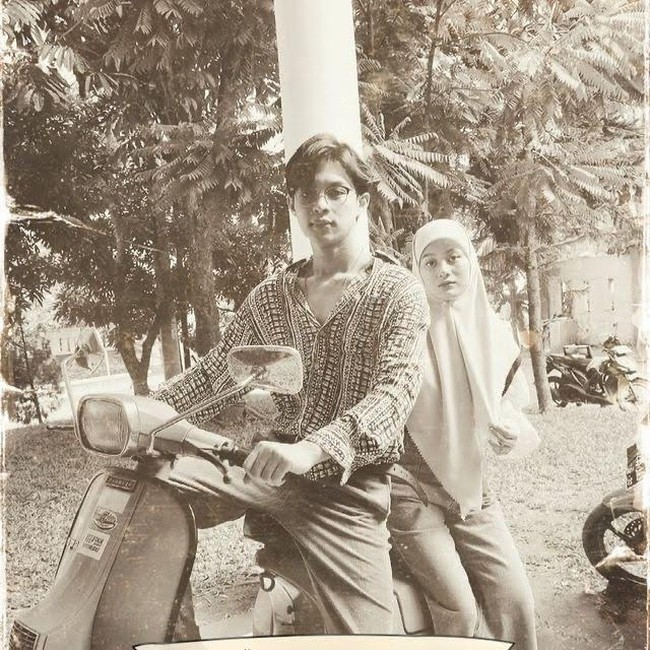
#> input picture Tugas-Citra-Digital/citra.jpg, 650 x 650 px
$ python adjustment.py
#> lines starting #> are read from the running program, lines starting #| are printed output that depends on the picture
import cv2              # Mengimpor library OpenCV untuk manipulasi gambar
import numpy as np      # Mengimpor NumPy untuk membuat array dan operasi matematika

# =========================
# 1. Load Gambar
# =========================
img = cv2.imread("citra.jpg")        # Membaca gambar bernama "citra.jpg" dari folder proyek
#> img is the input picture: shape (650, 650, 3); mean B, G, R 138.9, 155.1, 167.6

# =========================
# 2. Color Correction (CLAHE)
# =========================
lab = cv2.cvtColor(img, cv2.COLOR_BGR2LAB)   # Mengubah format warna gambar dari BGR ke LAB
#> lab: shape (650, 650, 3); mean of channels 0, 1, 2 163.4, 130, 138.4
l, a, b = cv2.split(lab)                     # Memecah gambar LAB menjadi channel L, A, dan B
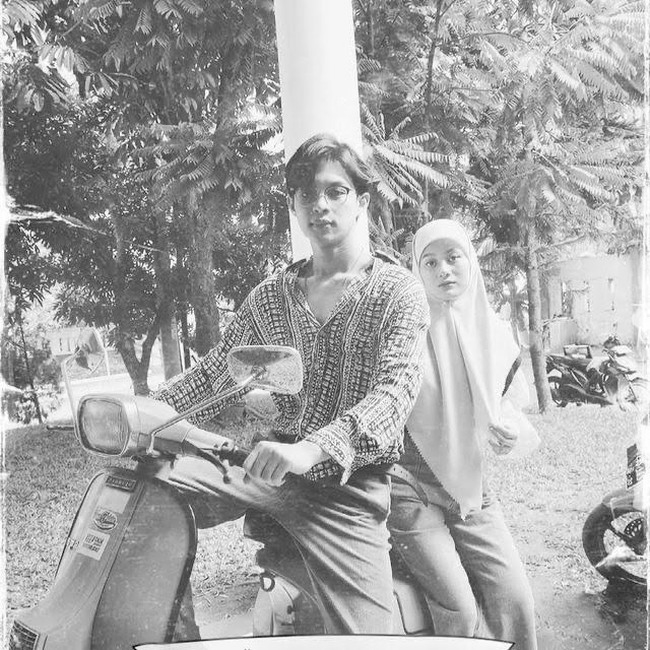
#> l: shape (650, 650); min 3, max 255, mean 163.4
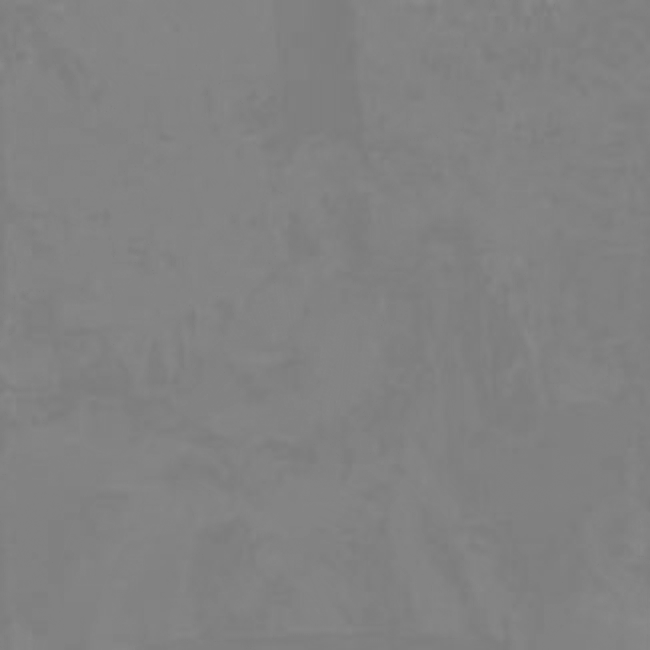
#> a: shape (650, 650); min 123, max 139, mean 130

clahe = cv2.createCLAHE(clipLimit=3.0, tileGridSize=(8,8))   # Membuat objek CLAHE untuk meningkatkan kontras
cl = clahe.apply(l)                                           # Menerapkan CLAHE hanya pada channel L (lightness)
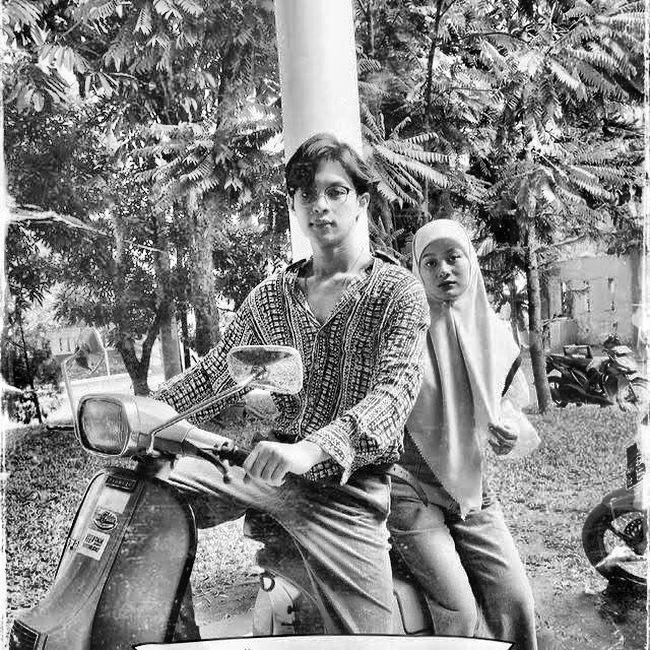
#> cl: shape (650, 650); min 0, max 255, mean 133.2

lab_clahe = cv2.merge((cl, a, b))              # Menggabungkan kembali channel L, A, dan B yang sudah dikoreksi
#> lab_clahe: shape (650, 650, 3); mean of channels 0, 1, 2 133.2, 130, 138.4
corrected_img = cv2.cvtColor(lab_clahe, cv2.COLOR_LAB2BGR)   # Mengubah gambar kembali ke format BGR
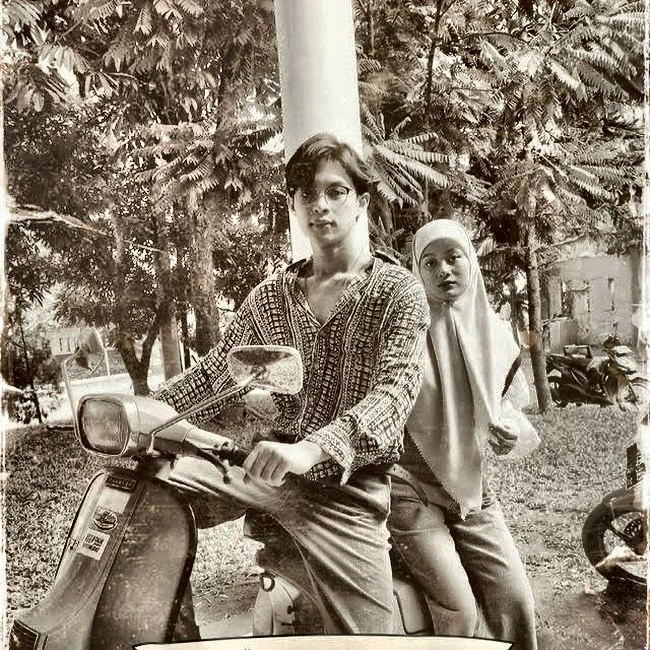
#> corrected_img: shape (650, 650, 3); mean B, G, R 110.6, 126.3, 137.9

# =========================
# 3. Sharpening (Kernel)
# =========================
kernel = np.array([[0, -1, 0],       # Kernel/sharpening filter
                   [-1, 5, -1],      # Nilai positif di tengah untuk mempertajam tepi gambar
                   [0, -1, 0]])
sharpened = cv2.filter2D(corrected_img, -1, kernel)   # Menerapkan filter sharpening ke gambar
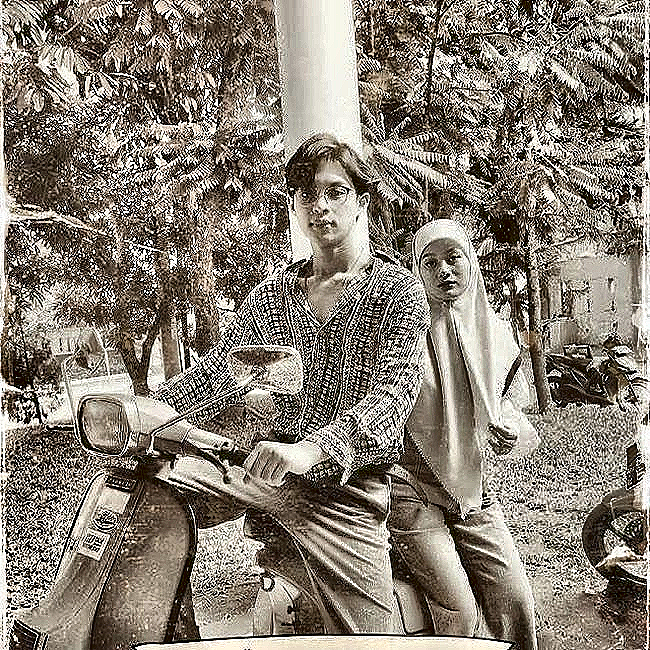
#> sharpened: shape (650, 650, 3); mean B, G, R 116, 126.9, 134.9

# =========================
# 4. Brightness Adjustment
# =========================
brightness = cv2.convertScaleAbs(sharpened, alpha=1.2, beta=20)
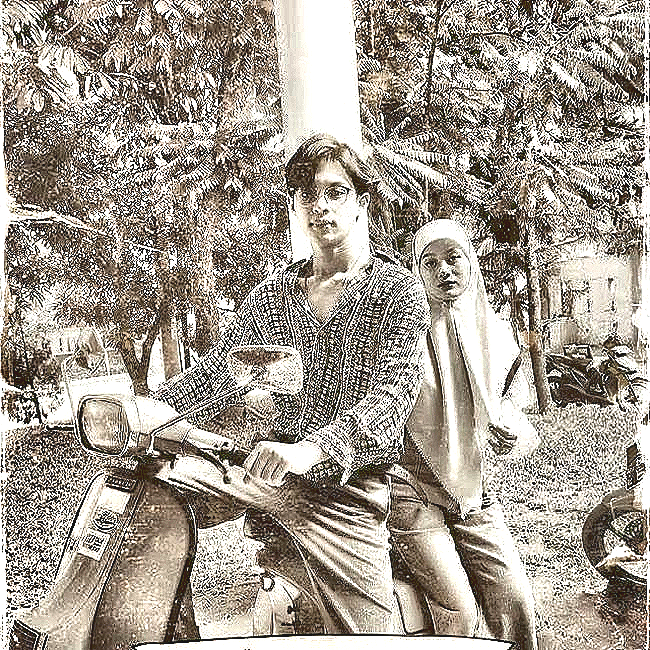
#> brightness: shape (650, 650, 3); mean B, G, R 145.7, 155.9, 163.7
# alpha = meningkatkan kontras (1.2 berarti 20% lebih kuat)
# beta  = menambah kecerahan sebesar 20 piksel
# Hasilnya gambar jadi lebih terang dan lebih jelas

# =========================
# 5. Save Output
# =========================
cv2.imwrite("hasil_edit.jpg", brightness)  # Menyimpan hasil gambar akhir dengan nama "hasil_edit.jpg"

# =========================
# 6. Preview (opsional)
# =========================
cv2.imshow("Hasil Edit", brightness)   # Menampilkan hasil edit dalam jendela tampilan
cv2.waitKey(0)                         # Menunggu sampai ada tombol keyboard ditekan
cv2.destroyAllWindows()                # Menutup semua jendela OpenCV
